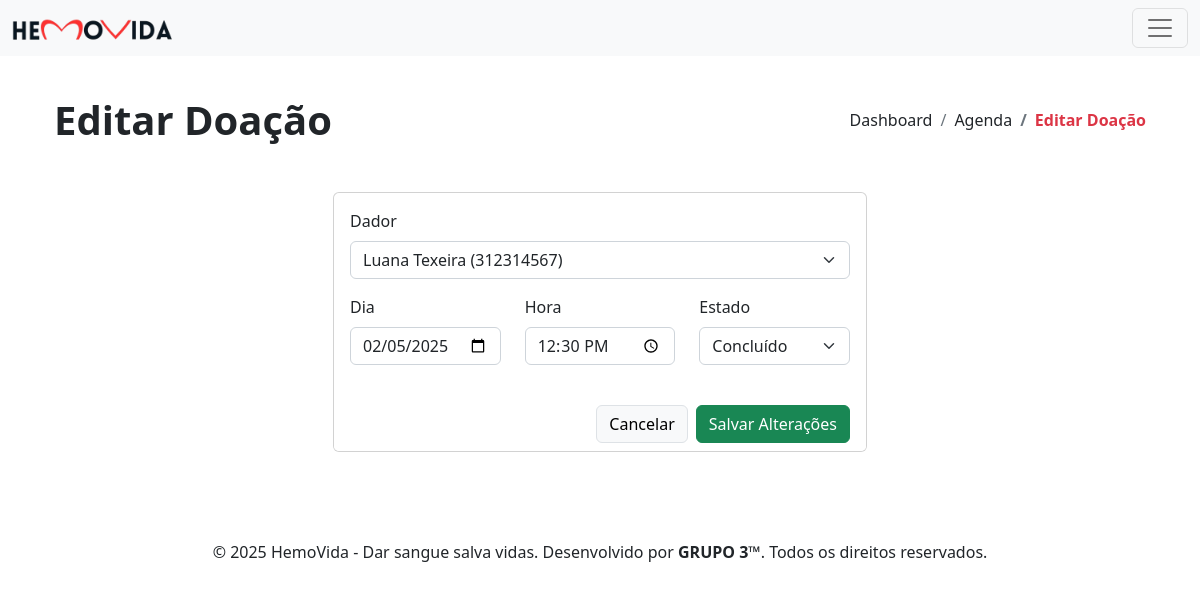
Screenshot of /doacao-editar.php?table=doacoes&id=14 with the database file from the repository.
### tables this page shows
CREATE TABLE `doacoes` (
  `id` int(11) NOT NULL,
  `id_dador` int(11) NOT NULL,
  `data` date NOT NULL,
  `hora` time NOT NULL,
  `estado` enum('Agendado','Concluído','Cancelado') NOT NULL,
  `observacoes` varchar(255) DEFAULT NULL
);

CREATE TABLE `dadores` (
  `id` int(11) NOT NULL,
  `nome` varchar(255) NOT NULL,
  `email` varchar(255) NOT NULL,
  `n_utente` int(11) NOT NULL,
  `data_nascimento` date NOT NULL,
  `tipo_sanguineo` enum('A+','A-','B+','B-','AB+','AB-','O+','O-') NOT NULL,
  `peso` float NOT NULL,
  `sexo` enum('Masculino','Feminino') NOT NULL,
  `estado` tinyint(1) NOT NULL,
  `data_inscricao` date NOT NULL
);

### includes/db_functions.php (called while the page is built, shortened)
<?php
    function getRecordById(PDO $pdo, string $table, int $id): ?array {
        $allowedTables = ['bolsas_sangue', 'dadores', 'doacoes', 'hospitais', 'transfusoes'];
        try {
            $sql = "SELECT * FROM {$table} WHERE id = :id";
            $stmt = $pdo->prepare($sql);
            $stmt->bindParam(":id", $id, PDO::PARAM_INT);
            $stmt->execute();
            return $stmt->fetch(PDO::FETCH_ASSOC) ?: null;
        } catch (PDOException $e) {
            error_log("Erro ao buscar registo na tabela {$table}: " . $e->getMessage());
            return null;
        }
    }
    function getActiveDadores(PDO $pdo): array {
        $query_dadores_ativos = "SELECT id, nome, n_utente FROM dadores WHERE estado = 1 ORDER BY nome ASC";
        $stmt = $pdo->prepare($query_dadores_ativos);
        $stmt->execute();
        $dadoresAtivos = $stmt->fetchAll(PDO::FETCH_ASSOC);
        return [
            'dadoresAtivos' => $dadoresAtivos
        ];
    }
?>

### includes/obter_registo.php (called while the page is built, shortened)
<?php
    include 'db_functions.php';
    $table = $_GET['table'] ?? null;
    $id = $_GET['id'] ?? null;
    $record = getRecordById($pdo, $table, (int)$id);
?>

### doacao-editar.php (the view, shortened to what this page needs)
<?php
    include 'partials/header.php';
    include 'includes/obter_registo.php';
    $doacao = $record;
    $dadoresAtivos = getActiveDadores($pdo)['dadoresAtivos'];
?>
    <div class="container p-4">
        <?php include 'partials/page-header.php'; ?>
        <div class="row d-flex align-items-center justify-content-center py-4">
            <div class="col-lg-6 col-md-9 col-12">
                <div class="card">
                    <form action="includes/update.php" method="POST">
                        <div class="card-body">
                            <div class="row">
                                <div class="col-12 mb-3">
                                    <label class="form-label" for="dador">Dador</label>
                                    <select class="form-select" name="dador" id="dador" required>
                                        <?php foreach ($dadoresAtivos as $dador): ?>
                                            <option value="<?php echo $dador['id']; ?>" <?php echo $dador['id'] == $doacao['id_dador'] ? 'selected' : ''; ?>>
                                                <?php echo $dador['nome']; ?> (<?php echo $dador['n_utente']; ?>)
                                            </option>
                                        <?php endforeach; ?>
                                    </select>
                                </div>
                            </div>
                            <div class="row">
                                <div class="col-md-4 col-12 mb-3">
                                    <label class="form-label" for="data">Dia</label>
                                    <input type="date" class="form-control" name="data" id="data" value="<?php echo $doacao['data']; ?>" required>
                                </div>
                                <div class="col-md-4 col-12 mb-3">
                                    <label class="form-label" for="hora">Hora</label>
                                    <input type="time" class="form-control" name="hora" id="hora" value="<?php echo $doacao['hora']; ?>" required>
                                </div>
                                <div class="col-md-4 col-12 mb-3">
                                    <label class="form-label" for="estado">Estado</label>
                                    <select class="form-select" name="estado" id="estado" data-live-search="true" required>
                                        <option value="concluido" <?php echo $doacao['estado'] == 'Concluído' ? 'selected' : ''; ?>>Concluído</option>
                                    </select>
                                </div>
                            </div>
                        </div>
                        <div class="card-footer d-flex align-items-center justify-content-end gap-2 border-0 bg-white">
                            <a href="doacoes.php" class="btn btn-light border">Cancelar</a>
                            <button type="submit" class="btn btn-success">Salvar Alterações</button>
                        </div>
                    </form>
                </div>
            </div>
        </div>
    </div>
<?php include 'partials/footer.php'; ?>

### rows the page displays
doacoes: dador "Luana Texeira (312314567)", data "02/05/2025", hora "12:30:00", estado "Concluído"

### other values shown
$pageTitle "Editar Doação"
$item['title'] "Dashboard"
$item['title'] "Agenda"
$item['title'] "Editar Doação"
